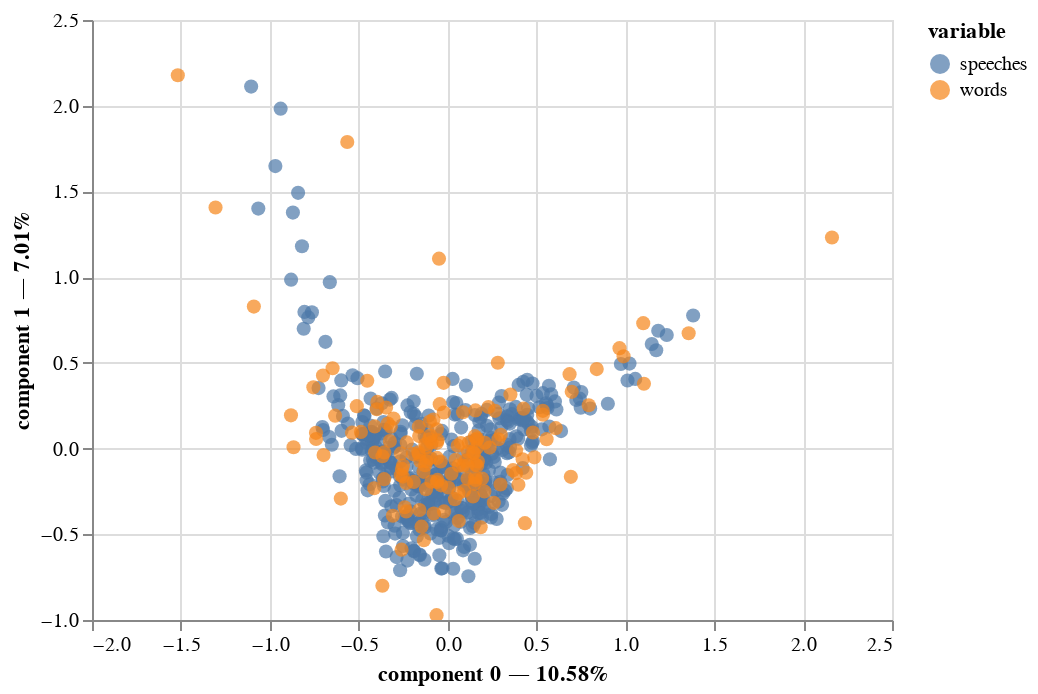

Here is the notebook cell this chart was saved with:
### Markdown cell above
<A HREF="https://maxhalford.github.io/prince/ca/">Prince correspondence analysis</A>

### Code cell
cao.plot(
    ctabshort_oba,
    x_component=0,
    y_component=1
)

### Figure 1 — Vega-Lite specification as saved in the notebook (floating-point values rounded to 4 significant figures; data arrays with more than 128 entries replaced by an {"elided": "..."} marker saying what was removed)
{"config": {"view": {"continuousWidth": 400, "continuousHeight": 300}}, "data": {"name": "data-9a4ade25f334426ae05138f23441c9b0"}, "mark": {"type": "circle", "size": 50}, "encoding": {"color": {"field": "variable", "type": "nominal"}, "tooltip": [{"field": "variable", "type": "nominal"}, {"field": "value", "type": "nominal"}, {"field": "component 0", "type": "quantitative"}, {"field": "component 1", "type": "quantitative"}], "x": {"axis": {"title": "component 0 — 10.58%"}, "field": "component 0", "scale": {"zero": false}, "type": "quantitative"}, "y": {"axis": {"title": "component 1 — 7.01%"}, "field": "component 1", "scale": {"zero": false}, "type": "quantitative"}}, "selection": {"selector001": {"type": "interval", "bind": "scales", "encodings": ["x", "y"]}}, "$schema": "https://vega.github.io/schema/vega-lite/v4.17.0.json", "datasets": {"data-9a4ade25f334426ae05138f23441c9b0": {"elided": "583 records"}}}
